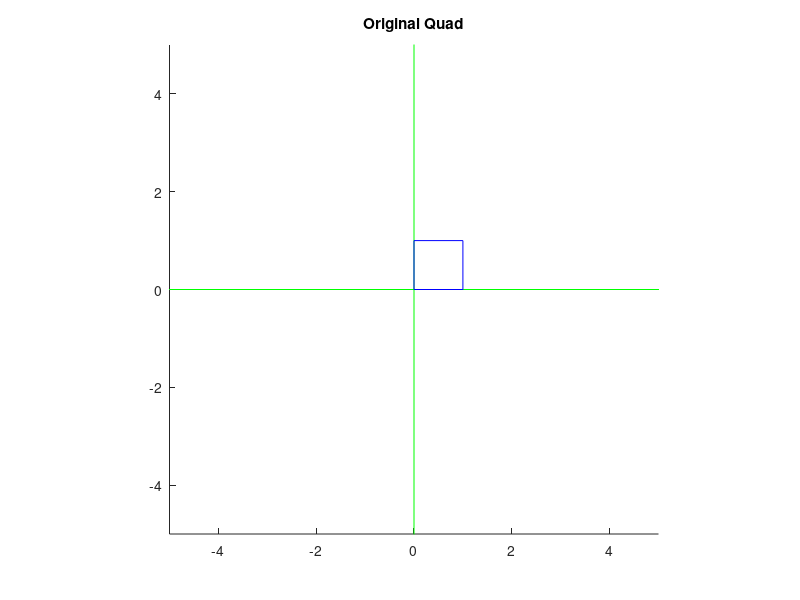
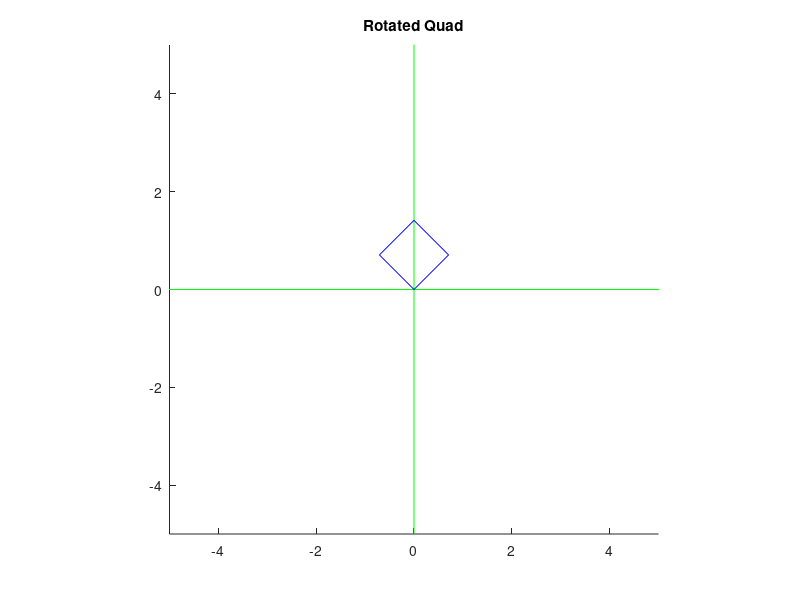
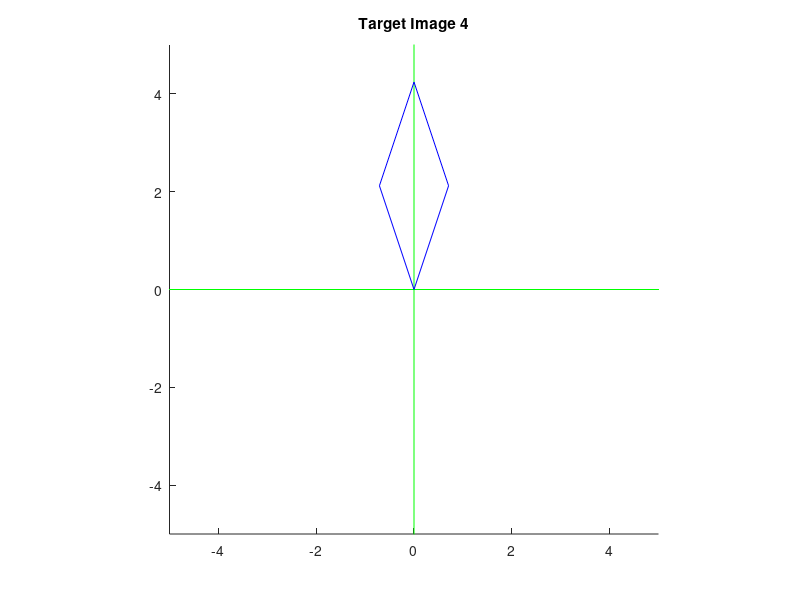

These charts were generated, in order, by the following MATLAB code:
%
% Copyright 2016 Vienna University of Technology.
% Institute of Computer Graphics and Algorithms.
%

function[matrix_translate, matrix_rotate, matrix_scale, rotated_vertices, image1_vertices, image2_vertices, image3_vertices, image4_vertices] = Transformations()
%% General Hints:
% If you want to check your implementation you can:
% -) Set a breakpoint to access variables at a certain point in the 
% script. You can inspect their contents in the 'Workspace' window
% (The 'Workspace' window is usually on the right side of Matlab. 
%  If it is hidden, you can open it in the menu: Home/Environment/Layout/Show/Workspace).
% -) Leave out the ';' at the end of a statement/line so the result will be
% printed out in the command window.
% -) Do not rename the predefined variables, or else our test-system won't
% work (which is bad for both parties ;) )
%% I. Transformations and Plotting

% 1) Implement the following matrix functions. They can be found at the
% bottom of the file
matrix_translate = mtranslate(1, 2);
matrix_rotate = mrotate(45);
matrix_scale = mscale(2, 3);

% 2) Finish the display_vertices function
quad = [0, 0, 1; 1, 0, 1; 1, 1, 1; 0, 1, 1; 0, 0, 1]';
display_vertices(quad, 11, 'Original Quad');

% 3) Implement the transform_vertices function
rotated_vertices = transform_vertices(quad, matrix_rotate);
display_vertices(rotated_vertices, 12, 'Rotated Quad');

image1_vertices = quad;
image2_vertices = quad;
image3_vertices = quad;
image4_vertices = quad;

% 4) Edit the next 4 lines and use the implemented functions to produce 
% the Target Images 1-4 (see submission system) and display them.
% Please recall that you are supposed to call the transform_vertices function only once per image. 

image1_vertices = transform_vertices(image1_vertices, mtranslate(-2, 0) * mrotate(30));
image2_vertices = transform_vertices(image2_vertices, mrotate(30) * mtranslate(-2, 0));
image3_vertices = transform_vertices(image3_vertices, ...
      mtranslate(2, 1)  ...
    * mrotate(-10)      ...
    * mtranslate(-3, 0) ... move s.t. corner at [0 0] for rotation
    * mscale(3, 2)      ... scale for correct length
);

theta = 60;

image4_vertices = transform_vertices(image4_vertices, ... 
        mscale(1, 3) ...
      * mrotate(45)  ...
);

%display_vertices(image1_vertices, 13, 'Target Image 1');
%display_vertices(image2_vertices, 14, 'Target Image 2');
%display_vertices(image3_vertices, 15, 'Target Image 3');
display_vertices(image4_vertices, 16, 'Target Image 4');

end

% Returns a 3x3 translation matrix
% tx, ty: translation along x and y
function[matrix] =  mtranslate(tx, ty)
    matrix = [ 1 0 tx ;
               0 1 ty ;
               0 0 1  ];
end

% Returns a 3x3 counter-clockwise rotation matrix
% angle: rotation angle in degrees
function[matrix] = mrotate(angle)
    matrix = [ cosd(angle) -sind(angle) 0 ;
               sind(angle)  cosd(angle) 0 ;
               0            0           1 ];
end

% Returns a 3x3 scaling matrix
% sx, sy: scaling in x and y direction
function[matrix] = mscale(sx, sy)
    matrix = [ sx 0  0 ;
               0  sy 0 ;
               0  0  1 ];
end

%Displays a list of vertices
%v: list of vertices ([x1, x2, x3, ...; y1, y2, y3, ...; 1, 1, 1, ....;)
%id: figure id
%head: title of the figure
function[] = display_vertices(v, id, head)
    % Create new figure
    figure(id);
    clf;

    % Set title
    title(head);

    % Fix axis and set aspect ratio
    axis([-5, 5, -5, 5]);
    pbaspect([1 1 1]);

    % Plot coordinate axis
    hold on;
    plot([-100, 100], [0, 0], '-g');
    plot([0, 0], [-100, 100], '-g');

    for i = 1:size(v, 2) - 1
        plot(v(1, i:i+1), v(2, i:i+1), '-b');
    end

    % Finish drawing
    hold off;
end

% Transforms a list of vertices by a matrix
% v: list of vertices ([x1, x2, x3, ...; y1, y2, y3, ...; 1, 1, 1, ....;)
% m: transformation matrix
% Returns a list of transformed vertices of the same size as v
function[result] = transform_vertices(v, m)
    result = m * v;
end
